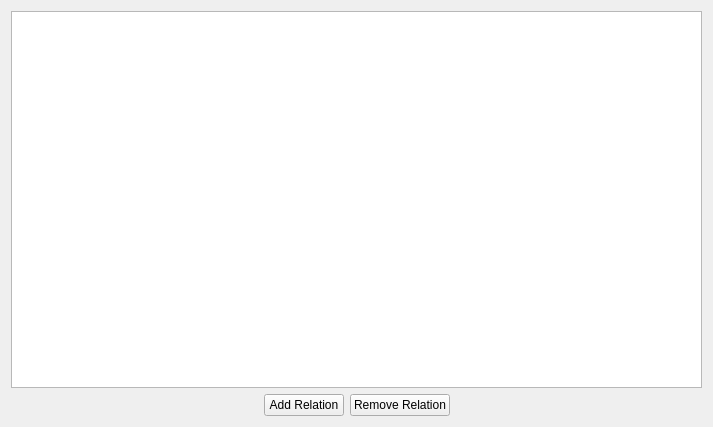
<?xml version="1.0" encoding="UTF-8"?>
<ui version="4.0">
 <class>QgsRelationManagerDialogBase</class>
 <widget class="QWidget" name="QgsRelationManagerDialogBase">
  <property name="geometry">
   <rect>
    <x>0</x>
    <y>0</y>
    <width>713</width>
    <height>427</height>
   </rect>
  </property>
  <property name="windowTitle">
   <string>Dialog</string>
  </property>
  <layout class="QVBoxLayout" name="verticalLayout">
   <item>
    <widget class="QTreeView" name="mRelationsTreeWdg">
     <attribute name="headerDefaultSectionSize">
      <number>200</number>
     </attribute>
    </widget>
   </item>
   <item>
    <layout class="QHBoxLayout" name="horizontalLayout">
     <item>
      <spacer name="horizontalSpacer">
       <property name="orientation">
        <enum>Qt::Horizontal</enum>
       </property>
       <property name="sizeHint" stdset="0">
        <size>
         <width>40</width>
         <height>20</height>
        </size>
       </property>
      </spacer>
     </item>
     <item>
      <widget class="QPushButton" name="mBtnAddRelation">
       <property name="text">
        <string>Add Relation</string>
       </property>
      </widget>
     </item>
     <item>
      <widget class="QPushButton" name="mBtnRemoveRelation">
       <property name="text">
        <string>Remove Relation</string>
       </property>
      </widget>
     </item>
     <item>
      <spacer name="horizontalSpacer_2">
       <property name="orientation">
        <enum>Qt::Horizontal</enum>
       </property>
       <property name="sizeHint" stdset="0">
        <size>
         <width>40</width>
         <height>20</height>
        </size>
       </property>
      </spacer>
     </item>
    </layout>
   </item>
  </layout>
 </widget>
 <resources/>
 <connections/>
</ui>
